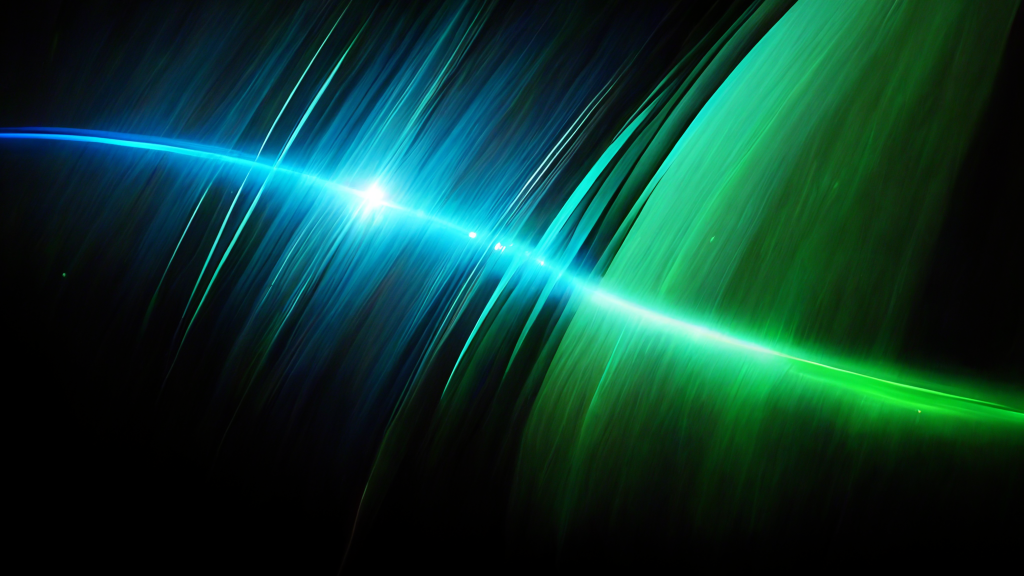
#> input picture OpenCV/assets/test_img.png, 2048 x 1152 px (shown at 1/2 size)
$ python opencv1.py
#> lines starting #> are read from the running program, lines starting #| are printed output that depends on the picture
import cv2
img_test = cv2.imread('assets/test_img.png', -1)
#> img_test is the input picture: shape (1152, 2048, 3); mean B, G, R 48.4, 58.8, 12.1
img_test = cv2.resize(img_test, (0,0), fx=0.5, fy=0.5)
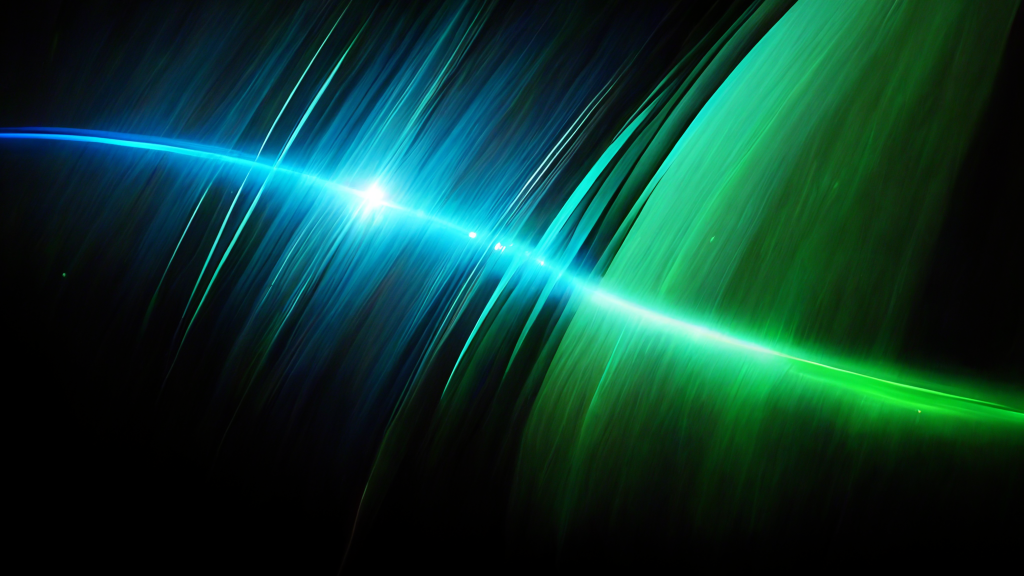
#> img_test: shape (576, 1024, 3); mean B, G, R 48.5, 58.9, 12.2
img_test = cv2.rotate(img_test, cv2.ROTATE_90_CLOCKWISE)
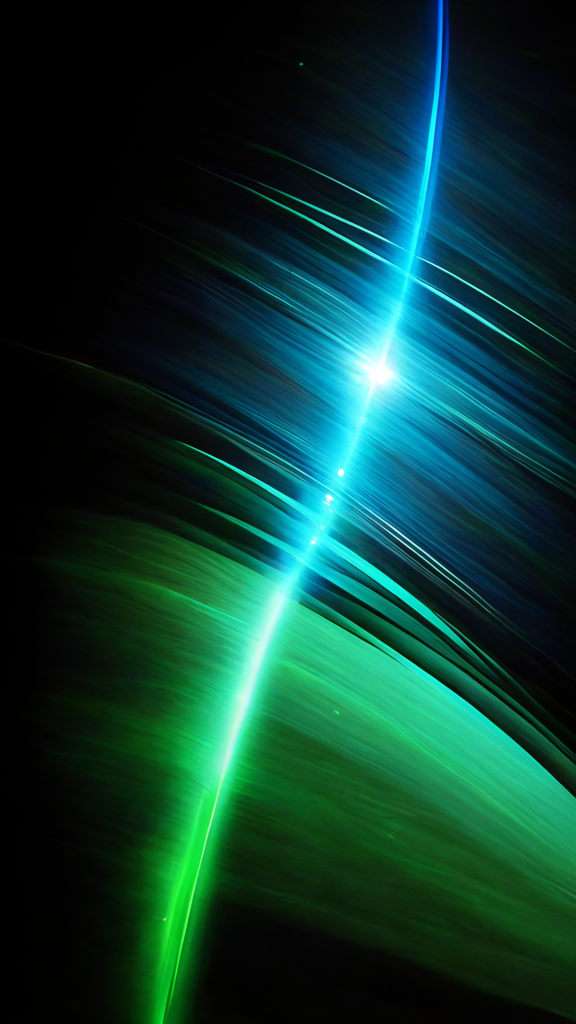
#> img_test: shape (1024, 576, 3); mean B, G, R 48.5, 58.9, 12.2
# cv2.imwrite('new_img.png', test_img
cv2.imshow('image', img_test)
cv2.waitKey(0)
cv2.destroyAllWindows()
